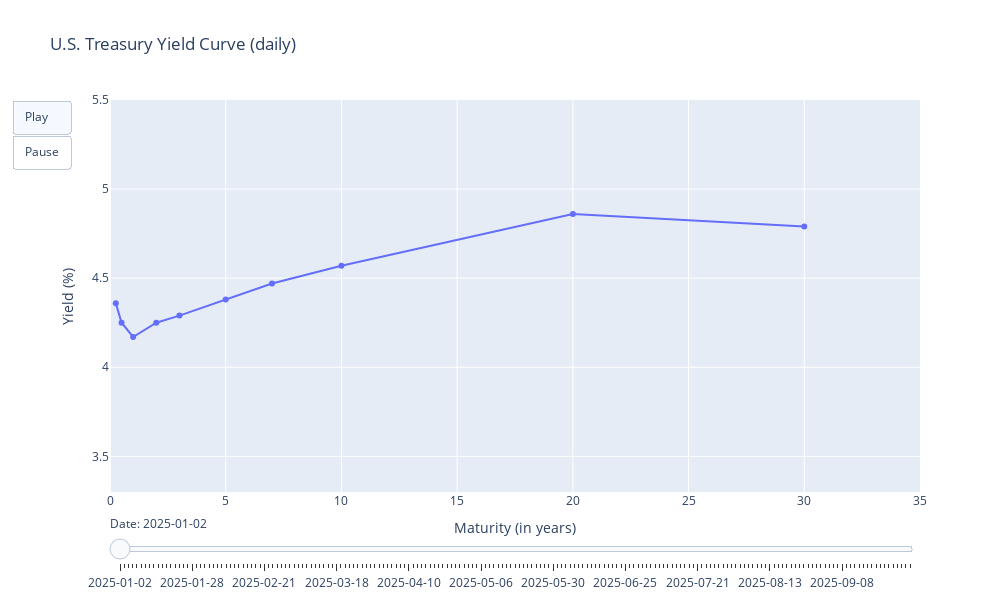

Notebook code cell kept with this figure:
### Code cell
# ----- 1. PLOT TREASURY PAR YIELD CURVE ----- 

# curve_df: rows=dates , cols=['3M','6M','1Y',...,'30Y'] in PERCENT
MAT_YEARS = {"3M":0.25,"6M":0.5,"1Y":1,"2Y":2,"3Y":3,"5Y":5,"7Y":7,"10Y":10,"20Y":20,"30Y":30}

cols = [c for c in MAT_YEARS if c in curve_df.columns]
x = np.array([MAT_YEARS[c] for c in cols])

# Build frames
df_complete = curve_df[cols].dropna()
dates = df_complete.index

frames = []
for d in dates:
    y = df_complete.loc[d].values  # yields in %
    frames.append(go.Frame(data=[go.Scatter(x=x, y=y, mode="lines+markers")],
                           name=str(d.date())))
    
fig = go.Figure(
    data=[go.Scatter(x=x, y=df_complete.iloc[0].values, mode="lines+markers")]
    , layout=go.Layout(

        title="U.S. Treasury Yield Curve (daily)"
        , xaxis=dict(title="Maturity (in years)", range=[0, 35])
        , yaxis=dict(title="Yield (%)", range=[3.3,5.5])
        , width=1000 , height=600
        , updatemenus=[{
            "type": "buttons"
            , "buttons": [
                {"label": "Play", "method": "animate",
                 "args": [None, {"frame": {"duration": 100, "redraw": True},
                                 "fromcurrent": True, "transition": {"duration": 0}}]}
                , {"label": "Pause", "method": "animate",
                 "args": [[None], {"frame": {"duration": 0, "redraw": False},
                                   "mode": "immediate"}]},
            ]
        }]
        , sliders=[{
            "steps": [{"args": [[str(d.date())],
                        {"frame": {"duration": 0, "redraw": True}, "mode": "immediate"}],
                       "label": str(d.date()), "method": "animate"} for d in dates]
            , "currentvalue": {"prefix": "Date: "}
        }]
    )
    , frames=frames
)

fig.show()

### Figure 1 — Plotly figure (JSON) as saved in the notebook; plotly's stock layout.template omitted (floating-point values rounded to 4 significant figures)
{"data": [{"mode": "lines+markers", "type": "scatter", "x": [0.25, 0.5, 1, 2, 3, 5, 7, 10, 20, 30], "y": [4.36, 4.25, 4.17, 4.25, 4.29, 4.38, 4.47, 4.57, 4.86, 4.79]}], "layout": {"height": 600, "sliders": [{"currentvalue": {"prefix": "Date: "}, "steps": [{"args": [["2025-01-02"], {"frame": {"duration": 0, "redraw": true}, "mode": "immediate"}], "label": "2025-01-02", "method": "animate"}, {"args": [["2025-01-03"], {"frame": {"duration": 0, "redraw": true}, "mode": "immediate"}], "label": "2025-01-03", "method": "animate"}, {"args": [["2025-01-06"], {"frame": {"duration": 0, "redraw": true}, "mode": "immediate"}], "label": "2025-01-06", "method": "animate"}, {"args": [["2025-01-07"], {"frame": {"duration": 0, "redraw": true}, "mode": "immediate"}], "label": "2025-01-07", "method": "animate"}, {"args": [["2025-01-08"], {"frame": {"duration": 0, "redraw": true}, "mode": "immediate"}], "label": "2025-01-08", "method": "animate"}, {"args": [["2025-01-09"], {"frame": {"duration": 0, "redraw": true}, "mode": "immediate"}], "label": "2025-01-09", "method": "animate"}, {"args": [["2025-01-10"], {"frame": {"duration": 0, "redraw": true}, "mode": "immediate"}], "label": "2025-01-10", "method": "animate"}, {"args": [["2025-01-13"], {"frame": {"duration": 0, "redraw": true}, "mode": "immediate"}], "label": "2025-01-13", "method": "animate"}, {"args": [["2025-01-14"], {"frame": {"duration": 0, "redraw": true}, "mode": "immediate"}], "label": "2025-01-14", "method": "animate"}, {"args": [["2025-01-15"], {"frame": {"duration": 0, "redraw": true}, "mode": "immediate"}], "label": "2025-01-15", "method": "animate"}, {"args": [["2025-01-16"], {"frame": {"duration": 0, "redraw": true}, "mode": "immediate"}], "label": "2025-01-16", "method": "animate"}, {"args": [["2025-01-17"], {"frame": {"duration": 0, "redraw": true}, "mode": "immediate"}], "label": "2025-01-17", "method": "animate"}, {"args": [["2025-01-21"], {"frame": {"duration": 0, "redraw": true}, "mode": "immediate"}], "label": "2025-01-21", "method": "animate"}, {"args": [["2025-01-22"], {"frame": {"duration": 0, "redraw": true}, "mode": "immediate"}], "label": "2025-01-22", "method": "animate"}, {"args": [["2025-01-23"], {"frame": {"duration": 0, "redraw": true}, "mode": "immediate"}], "label": "2025-01-23", "method": "animate"}, {"args": [["2025-01-24"], {"frame": {"duration": 0, "redraw": true}, "mode": "immediate"}], "label": "2025-01-24", "method": "animate"}, {"args": [["2025-01-27"], {"frame": {"duration": 0, "redraw": true}, "mode": "immediate"}], "label": "2025-01-27", "method": "animate"}, {"args": [["2025-01-28"], {"frame": {"duration": 0, "redraw": true}, "mode": "immediate"}], "label": "2025-01-28", "method": "animate"}, {"args": [["2025-01-29"], {"frame": {"duration": 0, "redraw": true}, "mode": "immediate"}], "label": "2025-01-29", "method": "animate"}, {"args": [["2025-01-30"], {"frame": {"duration": 0, "redraw": true}, "mode": "immediate"}], "label": "2025-01-30", "method": "animate"}, {"args": [["2025-01-31"], {"frame": {"duration": 0, "redraw": true}, "mode": "immediate"}], "label": "2025-01-31", "method": "animate"}, {"args": [["2025-02-03"], {"frame": {"duration": 0, "redraw": true}, "mode": "immediate"}], "label": "2025-02-03", "method": "animate"}, {"args": [["2025-02-04"], {"frame": {"duration": 0, "redraw": true}, "mode": "immediate"}], "label": "2025-02-04", "method": "animate"}, {"args": [["2025-02-05"], {"frame": {"duration": 0, "redraw": true}, "mode": "immediate"}], "label": "2025-02-05", "method": "animate"}, {"args": [["2025-02-06"], {"frame": {"duration": 0, "redraw": true}, "mode": "immediate"}], "label": "2025-02-06", "method": "animate"}, {"args": [["2025-02-07"], {"frame": {"duration": 0, "redraw": true}, "mode": "immediate"}], "label": "2025-02-07", "method": "animate"}, {"args": [["2025-02-10"], {"frame": {"duration": 0, "redraw": true}, "mode": "immediate"}], "label": "2025-02-10", "method": "animate"}, {"args": [["2025-02-11"], {"frame": {"duration": 0, "redraw": true}, "mode": "immediate"}], "label": "2025-02-11", "method": "animate"}, {"args": [["2025-02-12"], {"frame": {"duration": 0, "redraw": true}, "mode": "immediate"}], "label": "2025-02-12", "method": "animate"}, {"args": [["2025-02-13"], {"frame": {"duration": 0, "redraw": true}, "mode": "immediate"}], "label": "2025-02-13", "method": "animate"}, {"args": [["2025-02-14"], {"frame": {"duration": 0, "redraw": true}, "mode": "immediate"}], "label": "2025-02-14", "method": "animate"}, {"args": [["2025-02-18"], {"frame": {"duration": 0, "redraw": true}, "mode": "immediate"}], "label": "2025-02-18", "method": "animate"}, {"args": [["2025-02-19"], {"frame": {"duration": 0, "redraw": true}, "mode": "immediate"}], "label": "2025-02-19", "method": "animate"}, {"args": [["2025-02-20"], {"frame": {"duration": 0, "redraw": true}, "mode": "immediate"}], "label": "2025-02-20", "method": "animate"}, {"args": [["2025-02-21"], {"frame": {"duration": 0, "redraw": true}, "mode": "immediate"}], "label": "2025-02-21", "method": "animate"}, {"args": [["2025-02-24"], {"frame": {"duration": 0, "redraw": true}, "mode": "immediate"}], "label": "2025-02-24", "method": "animate"}, {"args": [["2025-02-25"], {"frame": {"duration": 0, "redraw": true}, "mode": "immediate"}], "label": "2025-02-25", "method": "animate"}, {"args": [["2025-02-26"], {"frame": {"duration": 0, "redraw": true}, "mode": "immediate"}], "label": "2025-02-26", "method": "animate"}, {"args": [["2025-02-27"], {"frame": {"duration": 0, "redraw": true}, "mode": "immediate"}], "label": "2025-02-27", "method": "animate"}, {"args": [["2025-02-28"], {"frame": {"duration": 0, "redraw": true}, "mode": "immediate"}], "label": "2025-02-28", "method": "animate"}, {"args": [["2025-03-03"], {"frame": {"duration": 0, "redraw": true}, "mode": "immediate"}], "label": "2025-03-03", "method": "animate"}, {"args": [["2025-03-04"], {"frame": {"duration": 0, "redraw": true}, "mode": "immediate"}], "label": "2025-03-04", "method": "animate"}, {"args": [["2025-03-05"], {"frame": {"duration": 0, "redraw": true}, "mode": "immediate"}], "label": "2025-03-05", "method": "animate"}, {"args": [["2025-03-06"], {"frame": {"duration": 0, "redraw": true}, "mode": "immediate"}], "label": "2025-03-06", "method": "animate"}, {"args": [["2025-03-07"], {"frame": {"duration": 0, "redraw": true}, "mode": "immediate"}], "label": "2025-03-07", "method": "animate"}, {"args": [["2025-03-10"], {"frame": {"duration": 0, "redraw": true}, "mode": "immediate"}], "label": "2025-03-10", "method": "animate"}, {"args": [["2025-03-11"], {"frame": {"duration": 0, "redraw": true}, "mode": "immediate"}], "label": "2025-03-11", "method": "animate"}, {"args": [["2025-03-12"], {"frame": {"duration": 0, "redraw": true}, "mode": "immediate"}], "label": "2025-03-12", "method": "animate"}, {"args": [["2025-03-13"], {"frame": {"duration": 0, "redraw": true}, "mode": "immediate"}], "label": "2025-03-13", "method": "animate"}, {"args": [["2025-03-14"], {"frame": {"duration": 0, "redraw": true}, "mode": "immediate"}], "label": "2025-03-14", "method": "animate"}, {"args": [["2025-03-17"], {"frame": {"duration": 0, "redraw": true}, "mode": "immediate"}], "label": "2025-03-17", "method": "animate"}, {"args": [["2025-03-18"], {"frame": {"duration": 0, "redraw": true}, "mode": "immediate"}], "label": "2025-03-18", "method": "animate"}, {"args": [["2025-03-19"], {"frame": {"duration": 0, "redraw": true}, "mode": "immediate"}], "label": "2025-03-19", "method": "animate"}, {"args": [["2025-03-20"], {"frame": {"duration": 0, "redraw": true}, "mode": "immediate"}], "label": "2025-03-20", "method": "animate"}, {"args": [["2025-03-21"], {"frame": {"duration": 0, "redraw": true}, "mode": "immediate"}], "label": "2025-03-21", "method": "animate"}, {"args": [["2025-03-24"], {"frame": {"duration": 0, "redraw": true}, "mode": "immediate"}], "label": "2025-03-24", "method": "animate"}, {"args": [["2025-03-25"], {"frame": {"duration": 0, "redraw": true}, "mode": "immediate"}], "label": "2025-03-25", "method": "animate"}, {"args": [["2025-03-26"], {"frame": {"duration": 0, "redraw": true}, "mode": "immediate"}], "label": "2025-03-26", "method": "animate"}, {"args": [["2025-03-27"], {"frame": {"duration": 0, "redraw": true}, "mode": "immediate"}], "label": "2025-03-27", "method": "animate"}, {"args": [["2025-03-28"], {"frame": {"duration": 0, "redraw": true}, "mode": "immediate"}], "label": "2025-03-28", "method": "animate"}, {"args": [["2025-03-31"], {"frame": {"duration": 0, "redraw": true}, "mode": "immediate"}], "label": "2025-03-31", "method": "animate"}, {"args": [["2025-04-01"], {"frame": {"duration": 0, "redraw": true}, "mode": "immediate"}], "label": "2025-04-01", "method": "animate"}, {"args": [["2025-04-02"], {"frame": {"duration": 0, "redraw": true}, "mode": "immediate"}], "label": "2025-04-02", "method": "animate"}, {"args": [["2025-04-03"], {"frame": {"duration": 0, "redraw": true}, "mode": "immediate"}], "label": "2025-04-03", "method": "animate"}, {"args": [["2025-04-04"], {"frame": {"duration": 0, "redraw": true}, "mode": "immediate"}], "label": "2025-04-04", "method": "animate"}, {"args": [["2025-04-07"], {"frame": {"duration": 0, "redraw": true}, "mode": "immediate"}], "label": "2025-04-07", "method": "animate"}, {"args": [["2025-04-08"], {"frame": {"duration": 0, "redraw": true}, "mode": "immediate"}], "label": "2025-04-08", "method": "animate"}, {"args": [["2025-04-09"], {"frame": {"duration": 0, "redraw": true}, "mode": "immediate"}], "label": "2025-04-09", "method": "animate"}, {"args": [["2025-04-10"], {"frame": {"duration": 0, "redraw": true}, "mode": "immediate"}], "label": "2025-04-10", "method": "animate"}, {"args": [["2025-04-11"], {"frame": {"duration": 0, "redraw": true}, "mode": "immediate"}], "label": "2025-04-11", "method": "animate"}, {"args": [["2025-04-14"], {"frame": {"duration": 0, "redraw": true}, "mode": "immediate"}], "label": "2025-04-14", "method": "animate"}, {"args": [["2025-04-15"], {"frame": {"duration": 0, "redraw": true}, "mode": "immediate"}], "label": "2025-04-15", "method": "animate"}, {"args": [["2025-04-16"], {"frame": {"duration": 0, "redraw": true}, "mode": "immediate"}], "label": "2025-04-16", "method": "animate"}, {"args": [["2025-04-17"], {"frame": {"duration": 0, "redraw": true}, "mode": "immediate"}], "label": "2025-04-17", "method": "animate"}, {"args": [["2025-04-21"], {"frame": {"duration": 0, "redraw": true}, "mode": "immediate"}], "label": "2025-04-21", "method": "animate"}, {"args": [["2025-04-22"], {"frame": {"duration": 0, "redraw": true}, "mode": "immediate"}], "label": "2025-04-22", "method": "animate"}, {"args": [["2025-04-23"], {"frame": {"duration": 0, "redraw": true}, "mode": "immediate"}], "label": "2025-04-23", "method": "animate"}, {"args": [["2025-04-24"], {"frame": {"duration": 0, "redraw": true}, "mode": "immediate"}], "label": "2025-04-24", "method": "animate"}, {"args": [["2025-04-25"], {"frame": {"duration": 0, "redraw": true}, "mode": "immediate"}], "label": "2025-04-25", "method": "animate"}, {"args": [["2025-04-28"], {"frame": {"duration": 0, "redraw": true}, "mode": "immediate"}], "label": "2025-04-28", "method": "animate"}, {"args": [["2025-04-29"], {"frame": {"duration": 0, "redraw": true}, "mode": "immediate"}], "label": "2025-04-29", "method": "animate"}, {"args": [["2025-04-30"], {"frame": {"duration": 0, "redraw": true}, "mode": "immediate"}], "label": "2025-04-30", "method": "animate"}, {"args": [["2025-05-01"], {"frame": {"duration": 0, "redraw": true}, "mode": "immediate"}], "label": "2025-05-01", "method": "animate"}, {"args": [["2025-05-02"], {"frame": {"duration": 0, "redraw": true}, "mode": "immediate"}], "label": "2025-05-02", "method": "animate"}, {"args": [["2025-05-05"], {"frame": {"duration": 0, "redraw": true}, "mode": "immediate"}], "label": "2025-05-05", "method": "animate"}, {"args": [["2025-05-06"], {"frame": {"duration": 0, "redraw": true}, "mode": "immediate"}], "label": "2025-05-06", "method": "animate"}, {"args": [["2025-05-07"], {"frame": {"duration": 0, "redraw": true}, "mode": "immediate"}], "label": "2025-05-07", "method": "animate"}, {"args": [["2025-05-08"], {"frame": {"duration": 0, "redraw": true}, "mode": "immediate"}], "label": "2025-05-08", "method": "animate"}, {"args": [["2025-05-09"], {"frame": {"duration": 0, "redraw": true}, "mode": "immediate"}], "label": "2025-05-09", "method": "animate"}, {"args": [["2025-05-12"], {"frame": {"duration": 0, "redraw": true}, "mode": "immediate"}], "label": "2025-05-12", "method": "animate"}, {"args": [["2025-05-13"], {"frame": {"duration": 0, "redraw": true}, "mode": "immediate"}], "label": "2025-05-13", "method": "animate"}, {"args": [["2025-05-14"], {"frame": {"duration": 0, "redraw": true}, "mode": "immediate"}], "label": "2025-05-14", "method": "animate"}, {"args": [["2025-05-15"], {"frame": {"duration": 0, "redraw": true}, "mode": "immediate"}], "label": "2025-05-15", "method": "animate"}, {"args": [["2025-05-16"], {"frame": {"duration": 0, "redraw": true}, "mode": "immediate"}], "label": "2025-05-16", "method": "animate"}, {"args": [["2025-05-19"], {"frame": {"duration": 0, "redraw": true}, "mode": "immediate"}], "label": "2025-05-19", "method": "animate"}, {"args": [["2025-05-20"], {"frame": {"duration": 0, "redraw": true}, "mode": "immediate"}], "label": "2025-05-20", "method": "animate"}, {"args": [["2025-05-21"], {"frame": {"duration": 0, "redraw": true}, "mode": "immediate"}], "label": "2025-05-21", "method": "animate"}, {"args": [["2025-05-22"], {"frame": {"duration": 0, "redraw": true}, "mode": "immediate"}], "label": "2025-05-22", "method": "animate"}, {"args": [["2025-05-23"], {"frame": {"duration": 0, "redraw": true}, "mode": "immediate"}], "label": "2025-05-23", "method": "animate"}, {"args": [["2025-05-27"], {"frame": {"duration": 0, "redraw": true}, "mode": "immediate"}], "label": "2025-05-27", "method": "animate"}, {"args": [["2025-05-28"], {"frame": {"duration": 0, "redraw": true}, "mode": "immediate"}], "label": "2025-05-28", "method": "animate"}, {"args": [["2025-05-29"], {"frame": {"duration": 0, "redraw": true}, "mode": "immediate"}], "label": "2025-05-29", "method": "animate"}, {"args": [["2025-05-30"], {"frame": {"duration": 0, "redraw": true}, "mode": "immediate"}], "label": "2025-05-30", "method": "animate"}, {"args": [["2025-06-02"], {"frame": {"duration": 0, "redraw": true}, "mode": "immediate"}], "label": "2025-06-02", "method": "animate"}, {"args": [["2025-06-03"], {"frame": {"duration": 0, "redraw": true}, "mode": "immediate"}], "label": "2025-06-03", "method": "animate"}, {"args": [["2025-06-04"], {"frame": {"duration": 0, "redraw": true}, "mode": "immediate"}], "label": "2025-06-04", "method": "animate"}, {"args": [["2025-06-05"], {"frame": {"duration": 0, "redraw": true}, "mode": "immediate"}], "label": "2025-06-05", "method": "animate"}, {"args": [["2025-06-06"], {"frame": {"duration": 0, "redraw": true}, "mode": "immediate"}], "label": "2025-06-06", "method": "animate"}, {"args": [["2025-06-09"], {"frame": {"duration": 0, "redraw": true}, "mode": "immediate"}], "label": "2025-06-09", "method": "animate"}, {"args": [["2025-06-10"], {"frame": {"duration": 0, "redraw": true}, "mode": "immediate"}], "label": "2025-06-10", "method": "animate"}, {"args": [["2025-06-11"], {"frame": {"duration": 0, "redraw": true}, "mode": "immediate"}], "label": "2025-06-11", "method": "animate"}, {"args": [["2025-06-12"], {"frame": {"duration": 0, "redraw": true}, "mode": "immediate"}], "label": "2025-06-12", "method": "animate"}, {"args": [["2025-06-13"], {"frame": {"duration": 0, "redraw": true}, "mode": "immediate"}], "label": "2025-06-13", "method": "animate"}, {"args": [["2025-06-16"], {"frame": {"duration": 0, "redraw": true}, "mode": "immediate"}], "label": "2025-06-16", "method": "animate"}, {"args": [["2025-06-17"], {"frame": {"duration": 0, "redraw": true}, "mode": "immediate"}], "label": "2025-06-17", "method": "animate"}, {"args": [["2025-06-18"], {"frame": {"duration": 0, "redraw": true}, "mode": "immediate"}], "label": "2025-06-18", "method": "animate"}, {"args": [["2025-06-20"], {"frame": {"duration": 0, "redraw": true}, "mode": "immediate"}], "label": "2025-06-20", "method": "animate"}, {"args": [["2025-06-23"], {"frame": {"duration": 0, "redraw": true}, "mode": "immediate"}], "label": "2025-06-23", "method": "animate"}, {"args": [["2025-06-24"], {"frame": {"duration": 0, "redraw": true}, "mode": "immediate"}], "label": "2025-06-24", "method": "animate"}, {"args": [["2025-06-25"], {"frame": {"duration": 0, "redraw": true}, "mode": "immediate"}], "label": "2025-06-25", "method": "animate"}, {"args": [["2025-06-26"], {"frame": {"duration": 0, "redraw": true}, "mode": "immediate"}], "label": "2025-06-26", "method": "animate"}, {"args": [["2025-06-27"], {"frame": {"duration": 0, "redraw": true}, "mode": "immediate"}], "label": "2025-06-27", "method": "animate"}, {"args": [["2025-06-30"], {"frame": {"duration": 0, "redraw": true}, "mode": "immediate"}], "label": "2025-06-30", "method": "animate"}, {"args": [["2025-07-01"], {"frame": {"duration": 0, "redraw": true}, "mode": "immediate"}], "label": "2025-07-01", "method": "animate"}, {"args": [["2025-07-02"], {"frame": {"duration": 0, "redraw": true}, "mode": "immediate"}], "label": "2025-07-02", "method": "animate"}, {"args": [["2025-07-03"], {"frame": {"duration": 0, "redraw": true}, "mode": "immediate"}], "label": "2025-07-03", "method": "animate"}, {"args": [["2025-07-07"], {"frame": {"duration": 0, "redraw": true}, "mode": "immediate"}], "label": "2025-07-07", "method": "animate"}, {"args": [["2025-07-08"], {"frame": {"duration": 0, "redraw": true}, "mode": "immediate"}], "label": "2025-07-08", "method": "animate"}, {"args": [["2025-07-09"], {"frame": {"duration": 0, "redraw": true}, "mode": "immediate"}], "label": "2025-07-09", "method": "animate"}, {"args": [["2025-07-10"], {"frame": {"duration": 0, "redraw": true}, "mode": "immediate"}], "label": "2025-07-10", "method": "animate"}, {"args": [["2025-07-11"], {"frame": {"duration": 0, "redraw": true}, "mode": "immediate"}], "label": "2025-07-11", "method": "animate"}, {"args": [["2025-07-14"], {"frame": {"duration": 0, "redraw": true}, "mode": "immediate"}], "label": "2025-07-14", "method": "animate"}, {"args": [["2025-07-15"], {"frame": {"duration": 0, "redraw": true}, "mode": "immediate"}], "label": "2025-07-15", "method": "animate"}, {"args": [["2025-07-16"], {"frame": {"duration": 0, "redraw": true}, "mode": "immediate"}], "label": "2025-07-16", "method": "animate"}, {"args": [["2025-07-17"], {"frame": {"duration": 0, "redraw": true}, "mode": "immediate"}], "label": "2025-07-17", "method": "animate"}, {"args": [["2025-07-18"], {"frame": {"duration": 0, "redraw": true}, "mode": "immediate"}], "label": "2025-07-18", "method": "animate"}, {"args": [["2025-07-21"], {"frame": {"duration": 0, "redraw": true}, "mode": "immediate"}], "label": "2025-07-21", "method": "animate"}, {"args": [["2025-07-22"], {"frame": {"duration": 0, "redraw": true}, "mode": "immediate"}], "label": "2025-07-22", "method": "animate"}, {"args": [["2025-07-23"], {"frame": {"duration": 0, "redraw": true}, "mode": "immediate"}], "label": "2025-07-23", "method": "animate"}, {"args": [["2025-07-24"], {"frame": {"duration": 0, "redraw": true}, "mode": "immediate"}], "label": "2025-07-24", "method": "animate"}, {"args": [["2025-07-25"], {"frame": {"duration": 0, "redraw": true}, "mode": "immediate"}], "label": "2025-07-25", "method": "animate"}, {"args": [["2025-07-28"], {"frame": {"duration": 0, "redraw": true}, "mode": "immediate"}], "label": "2025-07-28", "method": "animate"}, {"args": [["2025-07-29"], {"frame": {"duration": 0, "redraw": true}, "mode": "immediate"}], "label": "2025-07-29", "method": "animate"}, {"args": [["2025-07-30"], {"frame": {"duration": 0, "redraw": true}, "mode": "immediate"}], "label": "2025-07-30", "method": "animate"}, {"args": [["2025-07-31"], {"frame": {"duration": 0, "redraw": true}, "mode": "immediate"}], "label": "2025-07-31", "method": "animate"}, {"args": [["2025-08-01"], {"frame": {"duration": 0, "redraw": true}, "mode": "immediate"}], "label": "2025-08-01", "method": "animate"}, {"args": [["2025-08-04"], {"frame": {"duration": 0, "redraw": true}, "mode": "immediate"}], "label": "2025-08-04", "method": "animate"}, {"args": [["2025-08-05"], {"frame": {"duration": 0, "redraw": true}, "mode": "immediate"}], "label": "2025-08-05", "method": "animate"}, {"args": [["2025-08-06"], {"frame": {"duration": 0, "redraw": true}, "mode": "immediate"}], "label": "2025-08-06", "method": "animate"}, {"args": [["2025-08-07"], {"frame": {"duration": 0, "redraw": true}, "mode": "immediate"}], "label": "2025-08-07", "method": "animate"}, {"args": [["2025-08-08"], {"frame": {"duration": 0, "redraw": true}, "mode": "immediate"}], "label": "2025-08-08", "method": "animate"}, {"args": [["2025-08-11"], {"frame": {"duration": 0, "redraw": true}, "mode": "immediate"}], "label": "2025-08-11", "method": "animate"}, {"args": [["2025-08-12"], {"frame": {"duration": 0, "redraw": true}, "mode": "immediate"}], "label": "2025-08-12", "method": "animate"}, {"args": [["2025-08-13"], {"frame": {"duration": 0, "redraw": true}, "mode": "immediate"}], "label": "2025-08-13", "method": "animate"}, {"args": [["2025-08-14"], {"frame": {"duration": 0, "redraw": true}, "mode": "immediate"}], "label": "2025-08-14", "method": "animate"}, {"args": [["2025-08-15"], {"frame": {"duration": 0, "redraw": true}, "mode": "immediate"}], "label": "2025-08-15", "method": "animate"}, {"args": [["2025-08-18"], {"frame": {"duration": 0, "redraw": true}, "mode": "immediate"}], "label": "2025-08-18", "method": "animate"}, {"args": [["2025-08-19"], {"frame": {"duration": 0, "redraw": true}, "mode": "immediate"}], "label": "2025-08-19", "method": "animate"}, {"args": [["2025-08-20"], {"frame": {"duration": 0, "redraw": true}, "mode": "immediate"}], "label": "2025-08-20", "method": "animate"}, {"args": [["2025-08-21"], {"frame": {"duration": 0, "redraw": true}, "mode": "immediate"}], "label": "2025-08-21", "method": "animate"}, {"args": [["2025-08-22"], {"frame": {"duration": 0, "redraw": true}, "mode": "immediate"}], "label": "2025-08-22", "method": "animate"}, {"args": [["2025-08-25"], {"frame": {"duration": 0, "redraw": true}, "mode": "immediate"}], "label": "2025-08-25", "method": "animate"}, {"args": [["2025-08-26"], {"frame": {"duration": 0, "redraw": true}, "mode": "immediate"}], "label": "2025-08-26", "method": "animate"}, {"args": [["2025-08-27"], {"frame": {"duration": 0, "redraw": true}, "mode": "immediate"}], "label": "2025-08-27", "method": "animate"}, {"args": [["2025-08-28"], {"frame": {"duration": 0, "redraw": true}, "mode": "immediate"}], "label": "2025-08-28", "method": "animate"}, {"args": [["2025-08-29"], {"frame": {"duration": 0, "redraw": true}, "mode": "immediate"}], "label": "2025-08-29", "method": "animate"}, {"args": [["2025-09-02"], {"frame": {"duration": 0, "redraw": true}, "mode": "immediate"}], "label": "2025-09-02", "method": "animate"}, {"args": [["2025-09-03"], {"frame": {"duration": 0, "redraw": true}, "mode": "immediate"}], "label": "2025-09-03", "method": "animate"}, {"args": [["2025-09-04"], {"frame": {"duration": 0, "redraw": true}, "mode": "immediate"}], "label": "2025-09-04", "method": "animate"}, {"args": [["2025-09-05"], {"frame": {"duration": 0, "redraw": true}, "mode": "immediate"}], "label": "2025-09-05", "method": "animate"}, {"args": [["2025-09-08"], {"frame": {"duration": 0, "redraw": true}, "mode": "immediate"}], "label": "2025-09-08", "method": "animate"}, {"args": [["2025-09-09"], {"frame": {"duration": 0, "redraw": true}, "mode": "immediate"}], "label": "2025-09-09", "method": "animate"}, {"args": [["2025-09-10"], {"frame": {"duration": 0, "redraw": true}, "mode": "immediate"}], "label": "2025-09-10", "method": "animate"}, {"args": [["2025-09-11"], {"frame": {"duration": 0, "redraw": true}, "mode": "immediate"}], "label": "2025-09-11", "method": "animate"}, {"args": [["2025-09-12"], {"frame": {"duration": 0, "redraw": true}, "mode": "immediate"}], "label": "2025-09-12", "method": "animate"}, {"args": [["2025-09-15"], {"frame": {"duration": 0, "redraw": true}, "mode": "immediate"}], "label": "2025-09-15", "method": "animate"}, {"args": [["2025-09-16"], {"frame": {"duration": 0, "redraw": true}, "mode": "immediate"}], "label": "2025-09-16", "method": "animate"}, {"args": [["2025-09-17"], {"frame": {"duration": 0, "redraw": true}, "mode": "immediate"}], "label": "2025-09-17", "method": "animate"}, {"args": [["2025-09-18"], {"frame": {"duration": 0, "redraw": true}, "mode": "immediate"}], "label": "2025-09-18", "method": "animate"}, {"args": [["2025-09-19"], {"frame": {"duration": 0, "redraw": true}, "mode": "immediate"}], "label": "2025-09-19", "method": "animate"}, {"args": [["2025-09-22"], {"frame": {"duration": 0, "redraw": true}, "mode": "immediate"}], "label": "2025-09-22", "method": "animate"}, {"args": [["2025-09-23"], {"frame": {"duration": 0, "redraw": true}, "mode": "immediate"}], "label": "2025-09-23", "method": "animate"}, {"args": [["2025-09-24"], {"frame": {"duration": 0, "redraw": true}, "mode": "immediate"}], "label": "2025-09-24", "method": "animate"}, {"args": [["2025-09-25"], {"frame": {"duration": 0, "redraw": true}, "mode": "immediate"}], "label": "2025-09-25", "method": "animate"}, {"args": [["2025-09-26"], {"frame": {"duration": 0, "redraw": true}, "mode": "immediate"}], "label": "2025-09-26", "method": "animate"}, {"args": [["2025-09-29"], {"frame": {"duration": 0, "redraw": true}, "mode": "immediate"}], "label": "2025-09-29", "method": "animate"}, {"args": [["2025-09-30"], {"frame": {"duration": 0, "redraw": true}, "mode": "immediate"}], "label": "2025-09-30", "method": "animate"}]}], "title": {"text": "U.S. Treasury Yield Curve (daily)"}, "updatemenus": [{"buttons": [{"args": [null, {"frame": {"duration": 100, "redraw": true}, "fromcurrent": true, "transition": {"duration": 0}}], "label": "Play", "method": "animate"}, {"args": [[null], {"frame": {"duration": 0, "redraw": false}, "mode": "immediate"}], "label": "Pause", "method": "animate"}], "type": "buttons"}], "width": 1000, "xaxis": {"range": [0, 35], "title": {"text": "Maturity (in years)"}}, "yaxis": {"range": [3.3, 5.5], "title": {"text": "Yield (%)"}}}}
